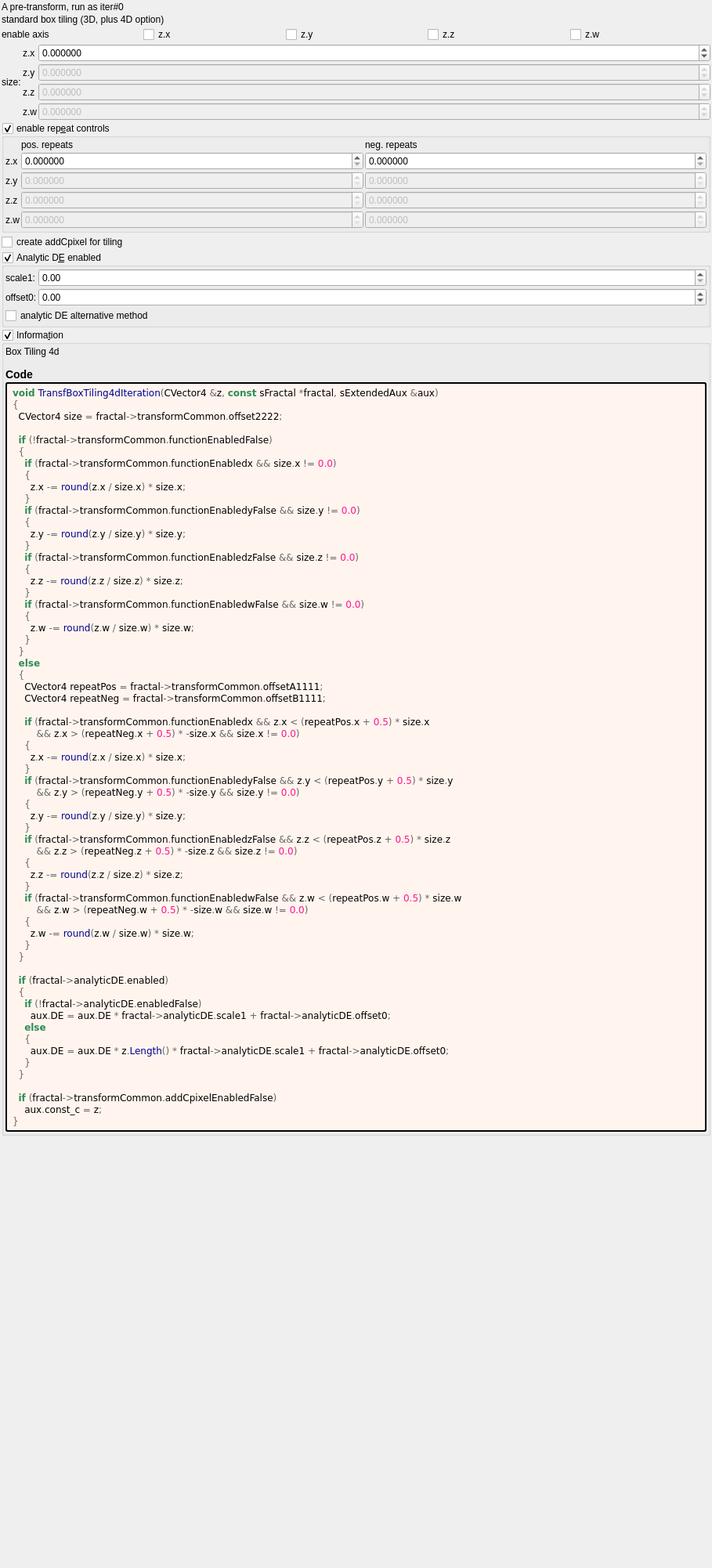
<?xml version="1.0" encoding="UTF-8"?>
<ui version="4.0">
 <class>Form</class>
 <widget class="QWidget" name="Form">
  <property name="geometry">
   <rect>
    <x>0</x>
    <y>0</y>
    <width>909</width>
    <height>2002</height>
   </rect>
  </property>
  <property name="windowTitle">
   <string notr="true">transf_box_tiling4d</string>
  </property>
  <layout class="QVBoxLayout" name="verticalLayout">
   <property name="spacing">
    <number>2</number>
   </property>
   <property name="leftMargin">
    <number>2</number>
   </property>
   <property name="topMargin">
    <number>2</number>
   </property>
   <property name="rightMargin">
    <number>2</number>
   </property>
   <property name="bottomMargin">
    <number>2</number>
   </property>
   <item>
    <widget class="QLabel" name="label_75">
     <property name="text">
      <string>A pre-transform, run as iter#0</string>
     </property>
    </widget>
   </item>
   <item>
    <widget class="QLabel" name="label_76">
     <property name="text">
      <string>standard box tiling (3D, plus 4D option)</string>
     </property>
    </widget>
   </item>
   <item>
    <layout class="QGridLayout" name="gridLayout_81">
     <property name="spacing">
      <number>2</number>
     </property>
     <item row="3" column="4">
      <widget class="MyCheckBox" name="checkBox_transf_function_enabledw_false">
       <property name="text">
        <string notr="true">z.w</string>
       </property>
      </widget>
     </item>
     <item row="3" column="1">
      <widget class="MyCheckBox" name="checkBox_transf_function_enabledx">
       <property name="text">
        <string notr="true">z.x</string>
       </property>
      </widget>
     </item>
     <item row="3" column="0">
      <widget class="QLabel" name="label_72">
       <property name="text">
        <string>enable axis</string>
       </property>
      </widget>
     </item>
     <item row="3" column="2">
      <widget class="MyCheckBox" name="checkBox_transf_function_enabledy_false">
       <property name="text">
        <string notr="true">z.y</string>
       </property>
      </widget>
     </item>
     <item row="3" column="3">
      <widget class="MyCheckBox" name="checkBox_transf_function_enabledz_false">
       <property name="text">
        <string notr="true">z.z</string>
       </property>
      </widget>
     </item>
    </layout>
   </item>
   <item>
    <layout class="QGridLayout" name="gridLayout_4" columnstretch="0,0,1">
     <property name="spacing">
      <number>2</number>
     </property>
     <item row="0" column="2">
      <widget class="MyDoubleSpinBox" name="spinbox4_transf_offset_2222_x">
       <property name="sizePolicy">
        <sizepolicy hsizetype="Minimum" vsizetype="Maximum">
         <horstretch>0</horstretch>
         <verstretch>0</verstretch>
        </sizepolicy>
       </property>
       <property name="prefix">
        <string/>
       </property>
       <property name="suffix">
        <string/>
       </property>
       <property name="decimals">
        <number>6</number>
       </property>
       <property name="minimum">
        <double>-99.989999999999995</double>
       </property>
       <property name="maximum">
        <double>99.989999999999995</double>
       </property>
       <property name="singleStep">
        <double>0.100000000000000</double>
       </property>
      </widget>
     </item>
     <item row="1" column="1">
      <widget class="QLabel" name="label_124">
       <property name="text">
        <string notr="true">z.y</string>
       </property>
      </widget>
     </item>
     <item row="3" column="2">
      <widget class="MyDoubleSpinBox" name="spinbox4_transf_offset_2222_w">
       <property name="enabled">
        <bool>false</bool>
       </property>
       <property name="sizePolicy">
        <sizepolicy hsizetype="Minimum" vsizetype="Maximum">
         <horstretch>0</horstretch>
         <verstretch>0</verstretch>
        </sizepolicy>
       </property>
       <property name="prefix">
        <string/>
       </property>
       <property name="suffix">
        <string/>
       </property>
       <property name="decimals">
        <number>6</number>
       </property>
       <property name="minimum">
        <double>-99.989999999999995</double>
       </property>
       <property name="maximum">
        <double>99.989999999999995</double>
       </property>
       <property name="singleStep">
        <double>0.100000000000000</double>
       </property>
      </widget>
     </item>
     <item row="2" column="2">
      <widget class="MyDoubleSpinBox" name="spinbox4_transf_offset_2222_z">
       <property name="enabled">
        <bool>false</bool>
       </property>
       <property name="sizePolicy">
        <sizepolicy hsizetype="Minimum" vsizetype="Maximum">
         <horstretch>0</horstretch>
         <verstretch>0</verstretch>
        </sizepolicy>
       </property>
       <property name="prefix">
        <string/>
       </property>
       <property name="suffix">
        <string/>
       </property>
       <property name="decimals">
        <number>6</number>
       </property>
       <property name="minimum">
        <double>-99.989999999999995</double>
       </property>
       <property name="maximum">
        <double>99.989999999999995</double>
       </property>
       <property name="singleStep">
        <double>0.100000000000000</double>
       </property>
      </widget>
     </item>
     <item row="1" column="2">
      <widget class="MyDoubleSpinBox" name="spinbox4_transf_offset_2222_y">
       <property name="enabled">
        <bool>false</bool>
       </property>
       <property name="sizePolicy">
        <sizepolicy hsizetype="Minimum" vsizetype="Maximum">
         <horstretch>0</horstretch>
         <verstretch>0</verstretch>
        </sizepolicy>
       </property>
       <property name="prefix">
        <string/>
       </property>
       <property name="suffix">
        <string/>
       </property>
       <property name="decimals">
        <number>6</number>
       </property>
       <property name="minimum">
        <double>-99.989999999999995</double>
       </property>
       <property name="maximum">
        <double>99.989999999999995</double>
       </property>
       <property name="singleStep">
        <double>0.100000000000000</double>
       </property>
      </widget>
     </item>
     <item row="3" column="1">
      <widget class="QLabel" name="label_125">
       <property name="text">
        <string notr="true">z.w</string>
       </property>
      </widget>
     </item>
     <item row="2" column="1">
      <widget class="QLabel" name="label_122">
       <property name="text">
        <string notr="true">z.z</string>
       </property>
      </widget>
     </item>
     <item row="1" column="0" rowspan="2">
      <widget class="QLabel" name="label_108">
       <property name="text">
        <string>size:</string>
       </property>
      </widget>
     </item>
     <item row="0" column="1">
      <widget class="QLabel" name="label_127">
       <property name="text">
        <string notr="true">z.x</string>
       </property>
      </widget>
     </item>
    </layout>
   </item>
   <item>
    <widget class="MyGroupBox" name="groupCheck_transf_function_enabled_false">
     <property name="font">
      <font>
       <weight>50</weight>
       <bold>false</bold>
      </font>
     </property>
     <property name="title">
      <string>enable rep&amp;eat controls</string>
     </property>
     <property name="checkable">
      <bool>true</bool>
     </property>
     <layout class="QVBoxLayout" name="verticalLayout_4">
      <property name="leftMargin">
       <number>2</number>
      </property>
      <property name="topMargin">
       <number>2</number>
      </property>
      <property name="rightMargin">
       <number>2</number>
      </property>
      <property name="bottomMargin">
       <number>2</number>
      </property>
      <item>
       <layout class="QGridLayout" name="gridLayout_5" columnstretch="0,1,1">
        <property name="spacing">
         <number>2</number>
        </property>
        <item row="0" column="2">
         <widget class="QLabel" name="label_274">
          <property name="text">
           <string>neg. repeats</string>
          </property>
         </widget>
        </item>
        <item row="0" column="1">
         <widget class="QLabel" name="label_273">
          <property name="text">
           <string>pos. repeats</string>
          </property>
         </widget>
        </item>
        <item row="1" column="0">
         <widget class="QLabel" name="label_123">
          <property name="text">
           <string notr="true">z.x</string>
          </property>
         </widget>
        </item>
        <item row="2" column="0">
         <widget class="QLabel" name="label_126">
          <property name="text">
           <string notr="true">z.y</string>
          </property>
         </widget>
        </item>
        <item row="3" column="0">
         <widget class="QLabel" name="label_128">
          <property name="text">
           <string notr="true">z.z</string>
          </property>
         </widget>
        </item>
        <item row="4" column="0">
         <widget class="QLabel" name="label_129">
          <property name="text">
           <string notr="true">z.w</string>
          </property>
         </widget>
        </item>
        <item row="1" column="1">
         <widget class="MyDoubleSpinBox" name="spinbox4_transf_offsetA_1111_x">
          <property name="sizePolicy">
           <sizepolicy hsizetype="Minimum" vsizetype="Maximum">
            <horstretch>0</horstretch>
            <verstretch>0</verstretch>
           </sizepolicy>
          </property>
          <property name="prefix">
           <string/>
          </property>
          <property name="suffix">
           <string/>
          </property>
          <property name="decimals">
           <number>6</number>
          </property>
          <property name="minimum">
           <double>0.000000000000000</double>
          </property>
          <property name="maximum">
           <double>99.989999999999995</double>
          </property>
          <property name="singleStep">
           <double>1.000000000000000</double>
          </property>
         </widget>
        </item>
        <item row="2" column="1">
         <widget class="MyDoubleSpinBox" name="spinbox4_transf_offsetA_1111_y">
          <property name="enabled">
           <bool>false</bool>
          </property>
          <property name="sizePolicy">
           <sizepolicy hsizetype="Minimum" vsizetype="Maximum">
            <horstretch>0</horstretch>
            <verstretch>0</verstretch>
           </sizepolicy>
          </property>
          <property name="prefix">
           <string/>
          </property>
          <property name="suffix">
           <string/>
          </property>
          <property name="decimals">
           <number>6</number>
          </property>
          <property name="minimum">
           <double>0.000000000000000</double>
          </property>
          <property name="maximum">
           <double>99.989999999999995</double>
          </property>
          <property name="singleStep">
           <double>1.000000000000000</double>
          </property>
         </widget>
        </item>
        <item row="3" column="1">
         <widget class="MyDoubleSpinBox" name="spinbox4_transf_offsetA_1111_z">
          <property name="enabled">
           <bool>false</bool>
          </property>
          <property name="sizePolicy">
           <sizepolicy hsizetype="Minimum" vsizetype="Maximum">
            <horstretch>0</horstretch>
            <verstretch>0</verstretch>
           </sizepolicy>
          </property>
          <property name="prefix">
           <string/>
          </property>
          <property name="suffix">
           <string/>
          </property>
          <property name="decimals">
           <number>6</number>
          </property>
          <property name="minimum">
           <double>0.000000000000000</double>
          </property>
          <property name="maximum">
           <double>99.989999999999995</double>
          </property>
          <property name="singleStep">
           <double>1.000000000000000</double>
          </property>
         </widget>
        </item>
        <item row="4" column="1">
         <widget class="MyDoubleSpinBox" name="spinbox4_transf_offsetA_1111_w">
          <property name="enabled">
           <bool>false</bool>
          </property>
          <property name="sizePolicy">
           <sizepolicy hsizetype="Minimum" vsizetype="Maximum">
            <horstretch>0</horstretch>
            <verstretch>0</verstretch>
           </sizepolicy>
          </property>
          <property name="prefix">
           <string/>
          </property>
          <property name="suffix">
           <string/>
          </property>
          <property name="decimals">
           <number>6</number>
          </property>
          <property name="minimum">
           <double>0.000000000000000</double>
          </property>
          <property name="maximum">
           <double>99.989999999999995</double>
          </property>
          <property name="singleStep">
           <double>1.000000000000000</double>
          </property>
         </widget>
        </item>
        <item row="1" column="2">
         <widget class="MyDoubleSpinBox" name="spinbox4_transf_offsetB_1111_x">
          <property name="sizePolicy">
           <sizepolicy hsizetype="Minimum" vsizetype="Maximum">
            <horstretch>0</horstretch>
            <verstretch>0</verstretch>
           </sizepolicy>
          </property>
          <property name="prefix">
           <string/>
          </property>
          <property name="suffix">
           <string/>
          </property>
          <property name="decimals">
           <number>6</number>
          </property>
          <property name="minimum">
           <double>0.000000000000000</double>
          </property>
          <property name="maximum">
           <double>99.989999999999995</double>
          </property>
          <property name="singleStep">
           <double>1.000000000000000</double>
          </property>
         </widget>
        </item>
        <item row="2" column="2">
         <widget class="MyDoubleSpinBox" name="spinbox4_transf_offsetB_1111_y">
          <property name="enabled">
           <bool>false</bool>
          </property>
          <property name="sizePolicy">
           <sizepolicy hsizetype="Minimum" vsizetype="Maximum">
            <horstretch>0</horstretch>
            <verstretch>0</verstretch>
           </sizepolicy>
          </property>
          <property name="prefix">
           <string/>
          </property>
          <property name="suffix">
           <string/>
          </property>
          <property name="decimals">
           <number>6</number>
          </property>
          <property name="minimum">
           <double>0.000000000000000</double>
          </property>
          <property name="maximum">
           <double>99.989999999999995</double>
          </property>
          <property name="singleStep">
           <double>1.000000000000000</double>
          </property>
         </widget>
        </item>
        <item row="3" column="2">
         <widget class="MyDoubleSpinBox" name="spinbox4_transf_offsetB_1111_z">
          <property name="enabled">
           <bool>false</bool>
          </property>
          <property name="sizePolicy">
           <sizepolicy hsizetype="Minimum" vsizetype="Maximum">
            <horstretch>0</horstretch>
            <verstretch>0</verstretch>
           </sizepolicy>
          </property>
          <property name="prefix">
           <string/>
          </property>
          <property name="suffix">
           <string/>
          </property>
          <property name="decimals">
           <number>6</number>
          </property>
          <property name="minimum">
           <double>0.000000000000000</double>
          </property>
          <property name="maximum">
           <double>99.989999999999995</double>
          </property>
          <property name="singleStep">
           <double>1.000000000000000</double>
          </property>
         </widget>
        </item>
        <item row="4" column="2">
         <widget class="MyDoubleSpinBox" name="spinbox4_transf_offsetB_1111_w">
          <property name="enabled">
           <bool>false</bool>
          </property>
          <property name="sizePolicy">
           <sizepolicy hsizetype="Minimum" vsizetype="Maximum">
            <horstretch>0</horstretch>
            <verstretch>0</verstretch>
           </sizepolicy>
          </property>
          <property name="prefix">
           <string/>
          </property>
          <property name="suffix">
           <string/>
          </property>
          <property name="decimals">
           <number>6</number>
          </property>
          <property name="minimum">
           <double>0.000000000000000</double>
          </property>
          <property name="maximum">
           <double>99.989999999999995</double>
          </property>
          <property name="singleStep">
           <double>1.000000000000000</double>
          </property>
         </widget>
        </item>
       </layout>
      </item>
     </layout>
    </widget>
   </item>
   <item>
    <widget class="MyCheckBox" name="checkBox_transf_addCpixel_enabled_false">
     <property name="text">
      <string notr="true">create addCpixel for tiling</string>
     </property>
    </widget>
   </item>
   <item>
    <widget class="MyGroupBox" name="groupCheck_analyticDE_enabled">
     <property name="title">
      <string>Analytic D&amp;E enabled</string>
     </property>
     <property name="checkable">
      <bool>true</bool>
     </property>
     <layout class="QVBoxLayout" name="verticalLayout_12" stretch="0,0">
      <property name="spacing">
       <number>2</number>
      </property>
      <property name="leftMargin">
       <number>2</number>
      </property>
      <property name="topMargin">
       <number>2</number>
      </property>
      <property name="rightMargin">
       <number>2</number>
      </property>
      <property name="bottomMargin">
       <number>2</number>
      </property>
      <item>
       <layout class="QGridLayout" name="gridLayout_28" columnstretch="0,0,1">
        <property name="spacing">
         <number>2</number>
        </property>
        <item row="1" column="1">
         <widget class="QLabel" name="label_178">
          <property name="text">
           <string>offset0:</string>
          </property>
         </widget>
        </item>
        <item row="0" column="1">
         <widget class="QLabel" name="label_179">
          <property name="text">
           <string>scale1:</string>
          </property>
         </widget>
        </item>
        <item row="0" column="2">
         <widget class="MyDoubleSpinBox" name="spinbox_analyticDE_scale_1">
          <property name="sizePolicy">
           <sizepolicy hsizetype="Minimum" vsizetype="Maximum">
            <horstretch>0</horstretch>
            <verstretch>0</verstretch>
           </sizepolicy>
          </property>
          <property name="prefix">
           <string/>
          </property>
          <property name="suffix">
           <string/>
          </property>
          <property name="decimals">
           <number>2</number>
          </property>
          <property name="minimum">
           <double>0.000000000000000</double>
          </property>
          <property name="maximum">
           <double>99.989999999999995</double>
          </property>
          <property name="singleStep">
           <double>0.100000000000000</double>
          </property>
         </widget>
        </item>
        <item row="1" column="2">
         <widget class="MyDoubleSpinBox" name="spinbox_analyticDE_offset_0">
          <property name="sizePolicy">
           <sizepolicy hsizetype="Minimum" vsizetype="Maximum">
            <horstretch>0</horstretch>
            <verstretch>0</verstretch>
           </sizepolicy>
          </property>
          <property name="prefix">
           <string/>
          </property>
          <property name="suffix">
           <string/>
          </property>
          <property name="decimals">
           <number>2</number>
          </property>
          <property name="minimum">
           <double>-99.989999999999995</double>
          </property>
          <property name="maximum">
           <double>99.989999999999995</double>
          </property>
          <property name="singleStep">
           <double>0.100000000000000</double>
          </property>
         </widget>
        </item>
       </layout>
      </item>
      <item>
       <widget class="MyCheckBox" name="checkBox_analyticDE_enabled_false">
        <property name="toolTip">
         <string>&lt;html&gt;&lt;head/&gt;&lt;body&gt;&lt;p&gt;Can sometimes improve render quality when using analytic DE&lt;/p&gt;&lt;/body&gt;&lt;/html&gt;</string>
        </property>
        <property name="text">
         <string>analytic DE alternative method</string>
        </property>
       </widget>
      </item>
     </layout>
    </widget>
   </item>
   <item>
    <widget class="MyGroupBox" name="groupCheck_info">
     <property name="title">
      <string>Informa&amp;tion</string>
     </property>
     <property name="flat">
      <bool>false</bool>
     </property>
     <property name="checkable">
      <bool>true</bool>
     </property>
     <layout class="QVBoxLayout" name="verticalLayout_2">
      <property name="spacing">
       <number>2</number>
      </property>
      <property name="leftMargin">
       <number>2</number>
      </property>
      <property name="topMargin">
       <number>2</number>
      </property>
      <property name="rightMargin">
       <number>2</number>
      </property>
      <property name="bottomMargin">
       <number>2</number>
      </property>
      <item>
       <widget class="QLabel" name="label_information_general">
        <property name="text">
         <string notr="true">&lt;p&gt;Box Tiling 4d&lt;/p&gt;&lt;table&gt;
&lt;/table&gt;
&lt;h3&gt;Code&lt;/h3&gt;</string>
        </property>
        <property name="wordWrap">
         <bool>true</bool>
        </property>
        <property name="openExternalLinks">
         <bool>true</bool>
        </property>
        <property name="textInteractionFlags">
         <set>Qt::LinksAccessibleByMouse|Qt::TextSelectableByMouse</set>
        </property>
       </widget>
      </item>
      <item>
       <widget class="QLabel" name="label_code_content">
        <property name="styleSheet">
         <string notr="true">border-style: outset; border-width: 2px; border-radius: 3px; border-color: black; background-color: #fff5ee; padding: 4px;</string>
        </property>
        <property name="text">
         <string notr="true">&lt;body style=&quot;background-color:#fff5ee&quot;&gt;
&lt;pre style=&quot;color:#000000; background-color:#fff5ee;  font-family:'Courier New',monospace;&quot;&gt;&lt;span style=&quot;color:#2e8b57; font-weight:bold&quot;&gt;void&lt;/span&gt; &lt;span style=&quot;color:#00008f&quot;&gt;TransfBoxTiling4dIteration&lt;/span&gt;&lt;span style=&quot;color:#676767&quot;&gt;(&lt;/span&gt;CVector4 &lt;span style=&quot;color:#676767&quot;&gt;&amp;amp;&lt;/span&gt;z&lt;span style=&quot;color:#676767&quot;&gt;,&lt;/span&gt; &lt;span style=&quot;color:#2e8b57; font-weight:bold&quot;&gt;const&lt;/span&gt; sFractal &lt;span style=&quot;color:#676767&quot;&gt;*&lt;/span&gt;fractal&lt;span style=&quot;color:#676767&quot;&gt;,&lt;/span&gt; sExtendedAux &lt;span style=&quot;color:#676767&quot;&gt;&amp;amp;&lt;/span&gt;aux&lt;span style=&quot;color:#676767&quot;&gt;)&lt;/span&gt;
&lt;span style=&quot;color:#676767&quot;&gt;{&lt;/span&gt;
  CVector4 size &lt;span style=&quot;color:#676767&quot;&gt;=&lt;/span&gt; fractal&lt;span style=&quot;color:#676767&quot;&gt;-&amp;gt;&lt;/span&gt;transformCommon&lt;span style=&quot;color:#676767&quot;&gt;.&lt;/span&gt;offset2222&lt;span style=&quot;color:#676767&quot;&gt;;&lt;/span&gt;

  &lt;span style=&quot;color:#2e8b57; font-weight:bold&quot;&gt;if&lt;/span&gt; &lt;span style=&quot;color:#676767&quot;&gt;(!&lt;/span&gt;fractal&lt;span style=&quot;color:#676767&quot;&gt;-&amp;gt;&lt;/span&gt;transformCommon&lt;span style=&quot;color:#676767&quot;&gt;.&lt;/span&gt;functionEnabledFalse&lt;span style=&quot;color:#676767&quot;&gt;)&lt;/span&gt;
  &lt;span style=&quot;color:#676767&quot;&gt;{&lt;/span&gt;
    &lt;span style=&quot;color:#2e8b57; font-weight:bold&quot;&gt;if&lt;/span&gt; &lt;span style=&quot;color:#676767&quot;&gt;(&lt;/span&gt;fractal&lt;span style=&quot;color:#676767&quot;&gt;-&amp;gt;&lt;/span&gt;transformCommon&lt;span style=&quot;color:#676767&quot;&gt;.&lt;/span&gt;functionEnabledx &lt;span style=&quot;color:#676767&quot;&gt;&amp;amp;&amp;amp;&lt;/span&gt; size&lt;span style=&quot;color:#676767&quot;&gt;.&lt;/span&gt;x &lt;span style=&quot;color:#676767&quot;&gt;!=&lt;/span&gt; &lt;span style=&quot;color:#ff1493&quot;&gt;0.0&lt;/span&gt;&lt;span style=&quot;color:#676767&quot;&gt;)&lt;/span&gt;
    &lt;span style=&quot;color:#676767&quot;&gt;{&lt;/span&gt;
      z&lt;span style=&quot;color:#676767&quot;&gt;.&lt;/span&gt;x &lt;span style=&quot;color:#676767&quot;&gt;-=&lt;/span&gt; &lt;span style=&quot;color:#00008f&quot;&gt;round&lt;/span&gt;&lt;span style=&quot;color:#676767&quot;&gt;(&lt;/span&gt;z&lt;span style=&quot;color:#676767&quot;&gt;.&lt;/span&gt;x &lt;span style=&quot;color:#676767&quot;&gt;/&lt;/span&gt; size&lt;span style=&quot;color:#676767&quot;&gt;.&lt;/span&gt;x&lt;span style=&quot;color:#676767&quot;&gt;) *&lt;/span&gt; size&lt;span style=&quot;color:#676767&quot;&gt;.&lt;/span&gt;x&lt;span style=&quot;color:#676767&quot;&gt;;&lt;/span&gt;
    &lt;span style=&quot;color:#676767&quot;&gt;}&lt;/span&gt;
    &lt;span style=&quot;color:#2e8b57; font-weight:bold&quot;&gt;if&lt;/span&gt; &lt;span style=&quot;color:#676767&quot;&gt;(&lt;/span&gt;fractal&lt;span style=&quot;color:#676767&quot;&gt;-&amp;gt;&lt;/span&gt;transformCommon&lt;span style=&quot;color:#676767&quot;&gt;.&lt;/span&gt;functionEnabledyFalse &lt;span style=&quot;color:#676767&quot;&gt;&amp;amp;&amp;amp;&lt;/span&gt; size&lt;span style=&quot;color:#676767&quot;&gt;.&lt;/span&gt;y &lt;span style=&quot;color:#676767&quot;&gt;!=&lt;/span&gt; &lt;span style=&quot;color:#ff1493&quot;&gt;0.0&lt;/span&gt;&lt;span style=&quot;color:#676767&quot;&gt;)&lt;/span&gt;
    &lt;span style=&quot;color:#676767&quot;&gt;{&lt;/span&gt;
      z&lt;span style=&quot;color:#676767&quot;&gt;.&lt;/span&gt;y &lt;span style=&quot;color:#676767&quot;&gt;-=&lt;/span&gt; &lt;span style=&quot;color:#00008f&quot;&gt;round&lt;/span&gt;&lt;span style=&quot;color:#676767&quot;&gt;(&lt;/span&gt;z&lt;span style=&quot;color:#676767&quot;&gt;.&lt;/span&gt;y &lt;span style=&quot;color:#676767&quot;&gt;/&lt;/span&gt; size&lt;span style=&quot;color:#676767&quot;&gt;.&lt;/span&gt;y&lt;span style=&quot;color:#676767&quot;&gt;) *&lt;/span&gt; size&lt;span style=&quot;color:#676767&quot;&gt;.&lt;/span&gt;y&lt;span style=&quot;color:#676767&quot;&gt;;&lt;/span&gt;
    &lt;span style=&quot;color:#676767&quot;&gt;}&lt;/span&gt;
    &lt;span style=&quot;color:#2e8b57; font-weight:bold&quot;&gt;if&lt;/span&gt; &lt;span style=&quot;color:#676767&quot;&gt;(&lt;/span&gt;fractal&lt;span style=&quot;color:#676767&quot;&gt;-&amp;gt;&lt;/span&gt;transformCommon&lt;span style=&quot;color:#676767&quot;&gt;.&lt;/span&gt;functionEnabledzFalse &lt;span style=&quot;color:#676767&quot;&gt;&amp;amp;&amp;amp;&lt;/span&gt; size&lt;span style=&quot;color:#676767&quot;&gt;.&lt;/span&gt;z &lt;span style=&quot;color:#676767&quot;&gt;!=&lt;/span&gt; &lt;span style=&quot;color:#ff1493&quot;&gt;0.0&lt;/span&gt;&lt;span style=&quot;color:#676767&quot;&gt;)&lt;/span&gt;
    &lt;span style=&quot;color:#676767&quot;&gt;{&lt;/span&gt;
      z&lt;span style=&quot;color:#676767&quot;&gt;.&lt;/span&gt;z &lt;span style=&quot;color:#676767&quot;&gt;-=&lt;/span&gt; &lt;span style=&quot;color:#00008f&quot;&gt;round&lt;/span&gt;&lt;span style=&quot;color:#676767&quot;&gt;(&lt;/span&gt;z&lt;span style=&quot;color:#676767&quot;&gt;.&lt;/span&gt;z &lt;span style=&quot;color:#676767&quot;&gt;/&lt;/span&gt; size&lt;span style=&quot;color:#676767&quot;&gt;.&lt;/span&gt;z&lt;span style=&quot;color:#676767&quot;&gt;) *&lt;/span&gt; size&lt;span style=&quot;color:#676767&quot;&gt;.&lt;/span&gt;z&lt;span style=&quot;color:#676767&quot;&gt;;&lt;/span&gt;
    &lt;span style=&quot;color:#676767&quot;&gt;}&lt;/span&gt;
    &lt;span style=&quot;color:#2e8b57; font-weight:bold&quot;&gt;if&lt;/span&gt; &lt;span style=&quot;color:#676767&quot;&gt;(&lt;/span&gt;fractal&lt;span style=&quot;color:#676767&quot;&gt;-&amp;gt;&lt;/span&gt;transformCommon&lt;span style=&quot;color:#676767&quot;&gt;.&lt;/span&gt;functionEnabledwFalse &lt;span style=&quot;color:#676767&quot;&gt;&amp;amp;&amp;amp;&lt;/span&gt; size&lt;span style=&quot;color:#676767&quot;&gt;.&lt;/span&gt;w &lt;span style=&quot;color:#676767&quot;&gt;!=&lt;/span&gt; &lt;span style=&quot;color:#ff1493&quot;&gt;0.0&lt;/span&gt;&lt;span style=&quot;color:#676767&quot;&gt;)&lt;/span&gt;
    &lt;span style=&quot;color:#676767&quot;&gt;{&lt;/span&gt;
      z&lt;span style=&quot;color:#676767&quot;&gt;.&lt;/span&gt;w &lt;span style=&quot;color:#676767&quot;&gt;-=&lt;/span&gt; &lt;span style=&quot;color:#00008f&quot;&gt;round&lt;/span&gt;&lt;span style=&quot;color:#676767&quot;&gt;(&lt;/span&gt;z&lt;span style=&quot;color:#676767&quot;&gt;.&lt;/span&gt;w &lt;span style=&quot;color:#676767&quot;&gt;/&lt;/span&gt; size&lt;span style=&quot;color:#676767&quot;&gt;.&lt;/span&gt;w&lt;span style=&quot;color:#676767&quot;&gt;) *&lt;/span&gt; size&lt;span style=&quot;color:#676767&quot;&gt;.&lt;/span&gt;w&lt;span style=&quot;color:#676767&quot;&gt;;&lt;/span&gt;
    &lt;span style=&quot;color:#676767&quot;&gt;}&lt;/span&gt;
  &lt;span style=&quot;color:#676767&quot;&gt;}&lt;/span&gt;
  &lt;span style=&quot;color:#2e8b57; font-weight:bold&quot;&gt;else&lt;/span&gt;
  &lt;span style=&quot;color:#676767&quot;&gt;{&lt;/span&gt;
    CVector4 repeatPos &lt;span style=&quot;color:#676767&quot;&gt;=&lt;/span&gt; fractal&lt;span style=&quot;color:#676767&quot;&gt;-&amp;gt;&lt;/span&gt;transformCommon&lt;span style=&quot;color:#676767&quot;&gt;.&lt;/span&gt;offsetA1111&lt;span style=&quot;color:#676767&quot;&gt;;&lt;/span&gt;
    CVector4 repeatNeg &lt;span style=&quot;color:#676767&quot;&gt;=&lt;/span&gt; fractal&lt;span style=&quot;color:#676767&quot;&gt;-&amp;gt;&lt;/span&gt;transformCommon&lt;span style=&quot;color:#676767&quot;&gt;.&lt;/span&gt;offsetB1111&lt;span style=&quot;color:#676767&quot;&gt;;&lt;/span&gt;

    &lt;span style=&quot;color:#2e8b57; font-weight:bold&quot;&gt;if&lt;/span&gt; &lt;span style=&quot;color:#676767&quot;&gt;(&lt;/span&gt;fractal&lt;span style=&quot;color:#676767&quot;&gt;-&amp;gt;&lt;/span&gt;transformCommon&lt;span style=&quot;color:#676767&quot;&gt;.&lt;/span&gt;functionEnabledx &lt;span style=&quot;color:#676767&quot;&gt;&amp;amp;&amp;amp;&lt;/span&gt; z&lt;span style=&quot;color:#676767&quot;&gt;.&lt;/span&gt;x &lt;span style=&quot;color:#676767&quot;&gt;&amp;lt; (&lt;/span&gt;repeatPos&lt;span style=&quot;color:#676767&quot;&gt;.&lt;/span&gt;x &lt;span style=&quot;color:#676767&quot;&gt;+&lt;/span&gt; &lt;span style=&quot;color:#ff1493&quot;&gt;0.5&lt;/span&gt;&lt;span style=&quot;color:#676767&quot;&gt;) *&lt;/span&gt; size&lt;span style=&quot;color:#676767&quot;&gt;.&lt;/span&gt;x
        &lt;span style=&quot;color:#676767&quot;&gt;&amp;amp;&amp;amp;&lt;/span&gt; z&lt;span style=&quot;color:#676767&quot;&gt;.&lt;/span&gt;x &lt;span style=&quot;color:#676767&quot;&gt;&amp;gt; (&lt;/span&gt;repeatNeg&lt;span style=&quot;color:#676767&quot;&gt;.&lt;/span&gt;x &lt;span style=&quot;color:#676767&quot;&gt;+&lt;/span&gt; &lt;span style=&quot;color:#ff1493&quot;&gt;0.5&lt;/span&gt;&lt;span style=&quot;color:#676767&quot;&gt;) * -&lt;/span&gt;size&lt;span style=&quot;color:#676767&quot;&gt;.&lt;/span&gt;x &lt;span style=&quot;color:#676767&quot;&gt;&amp;amp;&amp;amp;&lt;/span&gt; size&lt;span style=&quot;color:#676767&quot;&gt;.&lt;/span&gt;x &lt;span style=&quot;color:#676767&quot;&gt;!=&lt;/span&gt; &lt;span style=&quot;color:#ff1493&quot;&gt;0.0&lt;/span&gt;&lt;span style=&quot;color:#676767&quot;&gt;)&lt;/span&gt;
    &lt;span style=&quot;color:#676767&quot;&gt;{&lt;/span&gt;
      z&lt;span style=&quot;color:#676767&quot;&gt;.&lt;/span&gt;x &lt;span style=&quot;color:#676767&quot;&gt;-=&lt;/span&gt; &lt;span style=&quot;color:#00008f&quot;&gt;round&lt;/span&gt;&lt;span style=&quot;color:#676767&quot;&gt;(&lt;/span&gt;z&lt;span style=&quot;color:#676767&quot;&gt;.&lt;/span&gt;x &lt;span style=&quot;color:#676767&quot;&gt;/&lt;/span&gt; size&lt;span style=&quot;color:#676767&quot;&gt;.&lt;/span&gt;x&lt;span style=&quot;color:#676767&quot;&gt;) *&lt;/span&gt; size&lt;span style=&quot;color:#676767&quot;&gt;.&lt;/span&gt;x&lt;span style=&quot;color:#676767&quot;&gt;;&lt;/span&gt;
    &lt;span style=&quot;color:#676767&quot;&gt;}&lt;/span&gt;
    &lt;span style=&quot;color:#2e8b57; font-weight:bold&quot;&gt;if&lt;/span&gt; &lt;span style=&quot;color:#676767&quot;&gt;(&lt;/span&gt;fractal&lt;span style=&quot;color:#676767&quot;&gt;-&amp;gt;&lt;/span&gt;transformCommon&lt;span style=&quot;color:#676767&quot;&gt;.&lt;/span&gt;functionEnabledyFalse &lt;span style=&quot;color:#676767&quot;&gt;&amp;amp;&amp;amp;&lt;/span&gt; z&lt;span style=&quot;color:#676767&quot;&gt;.&lt;/span&gt;y &lt;span style=&quot;color:#676767&quot;&gt;&amp;lt; (&lt;/span&gt;repeatPos&lt;span style=&quot;color:#676767&quot;&gt;.&lt;/span&gt;y &lt;span style=&quot;color:#676767&quot;&gt;+&lt;/span&gt; &lt;span style=&quot;color:#ff1493&quot;&gt;0.5&lt;/span&gt;&lt;span style=&quot;color:#676767&quot;&gt;) *&lt;/span&gt; size&lt;span style=&quot;color:#676767&quot;&gt;.&lt;/span&gt;y
        &lt;span style=&quot;color:#676767&quot;&gt;&amp;amp;&amp;amp;&lt;/span&gt; z&lt;span style=&quot;color:#676767&quot;&gt;.&lt;/span&gt;y &lt;span style=&quot;color:#676767&quot;&gt;&amp;gt; (&lt;/span&gt;repeatNeg&lt;span style=&quot;color:#676767&quot;&gt;.&lt;/span&gt;y &lt;span style=&quot;color:#676767&quot;&gt;+&lt;/span&gt; &lt;span style=&quot;color:#ff1493&quot;&gt;0.5&lt;/span&gt;&lt;span style=&quot;color:#676767&quot;&gt;) * -&lt;/span&gt;size&lt;span style=&quot;color:#676767&quot;&gt;.&lt;/span&gt;y &lt;span style=&quot;color:#676767&quot;&gt;&amp;amp;&amp;amp;&lt;/span&gt; size&lt;span style=&quot;color:#676767&quot;&gt;.&lt;/span&gt;y &lt;span style=&quot;color:#676767&quot;&gt;!=&lt;/span&gt; &lt;span style=&quot;color:#ff1493&quot;&gt;0.0&lt;/span&gt;&lt;span style=&quot;color:#676767&quot;&gt;)&lt;/span&gt;
    &lt;span style=&quot;color:#676767&quot;&gt;{&lt;/span&gt;
      z&lt;span style=&quot;color:#676767&quot;&gt;.&lt;/span&gt;y &lt;span style=&quot;color:#676767&quot;&gt;-=&lt;/span&gt; &lt;span style=&quot;color:#00008f&quot;&gt;round&lt;/span&gt;&lt;span style=&quot;color:#676767&quot;&gt;(&lt;/span&gt;z&lt;span style=&quot;color:#676767&quot;&gt;.&lt;/span&gt;y &lt;span style=&quot;color:#676767&quot;&gt;/&lt;/span&gt; size&lt;span style=&quot;color:#676767&quot;&gt;.&lt;/span&gt;y&lt;span style=&quot;color:#676767&quot;&gt;) *&lt;/span&gt; size&lt;span style=&quot;color:#676767&quot;&gt;.&lt;/span&gt;y&lt;span style=&quot;color:#676767&quot;&gt;;&lt;/span&gt;
    &lt;span style=&quot;color:#676767&quot;&gt;}&lt;/span&gt;
    &lt;span style=&quot;color:#2e8b57; font-weight:bold&quot;&gt;if&lt;/span&gt; &lt;span style=&quot;color:#676767&quot;&gt;(&lt;/span&gt;fractal&lt;span style=&quot;color:#676767&quot;&gt;-&amp;gt;&lt;/span&gt;transformCommon&lt;span style=&quot;color:#676767&quot;&gt;.&lt;/span&gt;functionEnabledzFalse &lt;span style=&quot;color:#676767&quot;&gt;&amp;amp;&amp;amp;&lt;/span&gt; z&lt;span style=&quot;color:#676767&quot;&gt;.&lt;/span&gt;z &lt;span style=&quot;color:#676767&quot;&gt;&amp;lt; (&lt;/span&gt;repeatPos&lt;span style=&quot;color:#676767&quot;&gt;.&lt;/span&gt;z &lt;span style=&quot;color:#676767&quot;&gt;+&lt;/span&gt; &lt;span style=&quot;color:#ff1493&quot;&gt;0.5&lt;/span&gt;&lt;span style=&quot;color:#676767&quot;&gt;) *&lt;/span&gt; size&lt;span style=&quot;color:#676767&quot;&gt;.&lt;/span&gt;z
        &lt;span style=&quot;color:#676767&quot;&gt;&amp;amp;&amp;amp;&lt;/span&gt; z&lt;span style=&quot;color:#676767&quot;&gt;.&lt;/span&gt;z &lt;span style=&quot;color:#676767&quot;&gt;&amp;gt; (&lt;/span&gt;repeatNeg&lt;span style=&quot;color:#676767&quot;&gt;.&lt;/span&gt;z &lt;span style=&quot;color:#676767&quot;&gt;+&lt;/span&gt; &lt;span style=&quot;color:#ff1493&quot;&gt;0.5&lt;/span&gt;&lt;span style=&quot;color:#676767&quot;&gt;) * -&lt;/span&gt;size&lt;span style=&quot;color:#676767&quot;&gt;.&lt;/span&gt;z &lt;span style=&quot;color:#676767&quot;&gt;&amp;amp;&amp;amp;&lt;/span&gt; size&lt;span style=&quot;color:#676767&quot;&gt;.&lt;/span&gt;z &lt;span style=&quot;color:#676767&quot;&gt;!=&lt;/span&gt; &lt;span style=&quot;color:#ff1493&quot;&gt;0.0&lt;/span&gt;&lt;span style=&quot;color:#676767&quot;&gt;)&lt;/span&gt;
    &lt;span style=&quot;color:#676767&quot;&gt;{&lt;/span&gt;
      z&lt;span style=&quot;color:#676767&quot;&gt;.&lt;/span&gt;z &lt;span style=&quot;color:#676767&quot;&gt;-=&lt;/span&gt; &lt;span style=&quot;color:#00008f&quot;&gt;round&lt;/span&gt;&lt;span style=&quot;color:#676767&quot;&gt;(&lt;/span&gt;z&lt;span style=&quot;color:#676767&quot;&gt;.&lt;/span&gt;z &lt;span style=&quot;color:#676767&quot;&gt;/&lt;/span&gt; size&lt;span style=&quot;color:#676767&quot;&gt;.&lt;/span&gt;z&lt;span style=&quot;color:#676767&quot;&gt;) *&lt;/span&gt; size&lt;span style=&quot;color:#676767&quot;&gt;.&lt;/span&gt;z&lt;span style=&quot;color:#676767&quot;&gt;;&lt;/span&gt;
    &lt;span style=&quot;color:#676767&quot;&gt;}&lt;/span&gt;
    &lt;span style=&quot;color:#2e8b57; font-weight:bold&quot;&gt;if&lt;/span&gt; &lt;span style=&quot;color:#676767&quot;&gt;(&lt;/span&gt;fractal&lt;span style=&quot;color:#676767&quot;&gt;-&amp;gt;&lt;/span&gt;transformCommon&lt;span style=&quot;color:#676767&quot;&gt;.&lt;/span&gt;functionEnabledwFalse &lt;span style=&quot;color:#676767&quot;&gt;&amp;amp;&amp;amp;&lt;/span&gt; z&lt;span style=&quot;color:#676767&quot;&gt;.&lt;/span&gt;w &lt;span style=&quot;color:#676767&quot;&gt;&amp;lt; (&lt;/span&gt;repeatPos&lt;span style=&quot;color:#676767&quot;&gt;.&lt;/span&gt;w &lt;span style=&quot;color:#676767&quot;&gt;+&lt;/span&gt; &lt;span style=&quot;color:#ff1493&quot;&gt;0.5&lt;/span&gt;&lt;span style=&quot;color:#676767&quot;&gt;) *&lt;/span&gt; size&lt;span style=&quot;color:#676767&quot;&gt;.&lt;/span&gt;w
        &lt;span style=&quot;color:#676767&quot;&gt;&amp;amp;&amp;amp;&lt;/span&gt; z&lt;span style=&quot;color:#676767&quot;&gt;.&lt;/span&gt;w &lt;span style=&quot;color:#676767&quot;&gt;&amp;gt; (&lt;/span&gt;repeatNeg&lt;span style=&quot;color:#676767&quot;&gt;.&lt;/span&gt;w &lt;span style=&quot;color:#676767&quot;&gt;+&lt;/span&gt; &lt;span style=&quot;color:#ff1493&quot;&gt;0.5&lt;/span&gt;&lt;span style=&quot;color:#676767&quot;&gt;) * -&lt;/span&gt;size&lt;span style=&quot;color:#676767&quot;&gt;.&lt;/span&gt;w &lt;span style=&quot;color:#676767&quot;&gt;&amp;amp;&amp;amp;&lt;/span&gt; size&lt;span style=&quot;color:#676767&quot;&gt;.&lt;/span&gt;w &lt;span style=&quot;color:#676767&quot;&gt;!=&lt;/span&gt; &lt;span style=&quot;color:#ff1493&quot;&gt;0.0&lt;/span&gt;&lt;span style=&quot;color:#676767&quot;&gt;)&lt;/span&gt;
    &lt;span style=&quot;color:#676767&quot;&gt;{&lt;/span&gt;
      z&lt;span style=&quot;color:#676767&quot;&gt;.&lt;/span&gt;w &lt;span style=&quot;color:#676767&quot;&gt;-=&lt;/span&gt; &lt;span style=&quot;color:#00008f&quot;&gt;round&lt;/span&gt;&lt;span style=&quot;color:#676767&quot;&gt;(&lt;/span&gt;z&lt;span style=&quot;color:#676767&quot;&gt;.&lt;/span&gt;w &lt;span style=&quot;color:#676767&quot;&gt;/&lt;/span&gt; size&lt;span style=&quot;color:#676767&quot;&gt;.&lt;/span&gt;w&lt;span style=&quot;color:#676767&quot;&gt;) *&lt;/span&gt; size&lt;span style=&quot;color:#676767&quot;&gt;.&lt;/span&gt;w&lt;span style=&quot;color:#676767&quot;&gt;;&lt;/span&gt;
    &lt;span style=&quot;color:#676767&quot;&gt;}&lt;/span&gt;
  &lt;span style=&quot;color:#676767&quot;&gt;}&lt;/span&gt;

  &lt;span style=&quot;color:#2e8b57; font-weight:bold&quot;&gt;if&lt;/span&gt; &lt;span style=&quot;color:#676767&quot;&gt;(&lt;/span&gt;fractal&lt;span style=&quot;color:#676767&quot;&gt;-&amp;gt;&lt;/span&gt;analyticDE&lt;span style=&quot;color:#676767&quot;&gt;.&lt;/span&gt;enabled&lt;span style=&quot;color:#676767&quot;&gt;)&lt;/span&gt;
  &lt;span style=&quot;color:#676767&quot;&gt;{&lt;/span&gt;
    &lt;span style=&quot;color:#2e8b57; font-weight:bold&quot;&gt;if&lt;/span&gt; &lt;span style=&quot;color:#676767&quot;&gt;(!&lt;/span&gt;fractal&lt;span style=&quot;color:#676767&quot;&gt;-&amp;gt;&lt;/span&gt;analyticDE&lt;span style=&quot;color:#676767&quot;&gt;.&lt;/span&gt;enabledFalse&lt;span style=&quot;color:#676767&quot;&gt;)&lt;/span&gt;
      aux&lt;span style=&quot;color:#676767&quot;&gt;.&lt;/span&gt;DE &lt;span style=&quot;color:#676767&quot;&gt;=&lt;/span&gt; aux&lt;span style=&quot;color:#676767&quot;&gt;.&lt;/span&gt;DE &lt;span style=&quot;color:#676767&quot;&gt;*&lt;/span&gt; fractal&lt;span style=&quot;color:#676767&quot;&gt;-&amp;gt;&lt;/span&gt;analyticDE&lt;span style=&quot;color:#676767&quot;&gt;.&lt;/span&gt;scale1 &lt;span style=&quot;color:#676767&quot;&gt;+&lt;/span&gt; fractal&lt;span style=&quot;color:#676767&quot;&gt;-&amp;gt;&lt;/span&gt;analyticDE&lt;span style=&quot;color:#676767&quot;&gt;.&lt;/span&gt;offset0&lt;span style=&quot;color:#676767&quot;&gt;;&lt;/span&gt;
    &lt;span style=&quot;color:#2e8b57; font-weight:bold&quot;&gt;else&lt;/span&gt;
    &lt;span style=&quot;color:#676767&quot;&gt;{&lt;/span&gt;
      aux&lt;span style=&quot;color:#676767&quot;&gt;.&lt;/span&gt;DE &lt;span style=&quot;color:#676767&quot;&gt;=&lt;/span&gt; aux&lt;span style=&quot;color:#676767&quot;&gt;.&lt;/span&gt;DE &lt;span style=&quot;color:#676767&quot;&gt;*&lt;/span&gt; z&lt;span style=&quot;color:#676767&quot;&gt;.&lt;/span&gt;&lt;span style=&quot;color:#00008f&quot;&gt;Length&lt;/span&gt;&lt;span style=&quot;color:#676767&quot;&gt;() *&lt;/span&gt; fractal&lt;span style=&quot;color:#676767&quot;&gt;-&amp;gt;&lt;/span&gt;analyticDE&lt;span style=&quot;color:#676767&quot;&gt;.&lt;/span&gt;scale1 &lt;span style=&quot;color:#676767&quot;&gt;+&lt;/span&gt; fractal&lt;span style=&quot;color:#676767&quot;&gt;-&amp;gt;&lt;/span&gt;analyticDE&lt;span style=&quot;color:#676767&quot;&gt;.&lt;/span&gt;offset0&lt;span style=&quot;color:#676767&quot;&gt;;&lt;/span&gt;
    &lt;span style=&quot;color:#676767&quot;&gt;}&lt;/span&gt;
  &lt;span style=&quot;color:#676767&quot;&gt;}&lt;/span&gt;

  &lt;span style=&quot;color:#2e8b57; font-weight:bold&quot;&gt;if&lt;/span&gt; &lt;span style=&quot;color:#676767&quot;&gt;(&lt;/span&gt;fractal&lt;span style=&quot;color:#676767&quot;&gt;-&amp;gt;&lt;/span&gt;transformCommon&lt;span style=&quot;color:#676767&quot;&gt;.&lt;/span&gt;addCpixelEnabledFalse&lt;span style=&quot;color:#676767&quot;&gt;)&lt;/span&gt;
    aux&lt;span style=&quot;color:#676767&quot;&gt;.&lt;/span&gt;const_c &lt;span style=&quot;color:#676767&quot;&gt;=&lt;/span&gt; z&lt;span style=&quot;color:#676767&quot;&gt;;&lt;/span&gt;
&lt;span style=&quot;color:#676767&quot;&gt;}&lt;/span&gt;
&lt;/pre&gt;
&lt;/body&gt;</string>
        </property>
        <property name="wordWrap">
         <bool>true</bool>
        </property>
        <property name="openExternalLinks">
         <bool>true</bool>
        </property>
        <property name="textInteractionFlags">
         <set>Qt::LinksAccessibleByMouse|Qt::TextSelectableByMouse</set>
        </property>
       </widget>
      </item>
     </layout>
    </widget>
   </item>
   <item>
    <spacer name="verticalSpacer">
     <property name="orientation">
      <enum>Qt::Vertical</enum>
     </property>
     <property name="sizeHint" stdset="0">
      <size>
       <width>20</width>
       <height>40</height>
      </size>
     </property>
    </spacer>
   </item>
  </layout>
 </widget>
 <customwidgets>
  <customwidget>
   <class>MyDoubleSpinBox</class>
   <extends>QDoubleSpinBox</extends>
   <header>my_double_spin_box.h</header>
  </customwidget>
  <customwidget>
   <class>MyGroupBox</class>
   <extends>QGroupBox</extends>
   <header>my_group_box.h</header>
   <container>1</container>
  </customwidget>
  <customwidget>
   <class>MyCheckBox</class>
   <extends>QCheckBox</extends>
   <header>my_check_box.h</header>
  </customwidget>
 </customwidgets>
 <tabstops>
  <tabstop>groupCheck_info</tabstop>
 </tabstops>
 <resources/>
 <connections>
  <connection>
   <sender>checkBox_transf_function_enabledx</sender>
   <signal>toggled(bool)</signal>
   <receiver>spinbox4_transf_offset_2222_x</receiver>
   <slot>setEnabled(bool)</slot>
   <hints>
    <hint type="sourcelabel">
     <x>362</x>
     <y>44</y>
    </hint>
    <hint type="destinationlabel">
     <x>905</x>
     <y>93</y>
    </hint>
   </hints>
  </connection>
  <connection>
   <sender>checkBox_transf_function_enabledy_false</sender>
   <signal>toggled(bool)</signal>
   <receiver>spinbox4_transf_offset_2222_y</receiver>
   <slot>setEnabled(bool)</slot>
   <hints>
    <hint type="sourcelabel">
     <x>543</x>
     <y>44</y>
    </hint>
    <hint type="destinationlabel">
     <x>905</x>
     <y>121</y>
    </hint>
   </hints>
  </connection>
  <connection>
   <sender>checkBox_transf_function_enabledz_false</sender>
   <signal>toggled(bool)</signal>
   <receiver>spinbox4_transf_offset_2222_z</receiver>
   <slot>setEnabled(bool)</slot>
   <hints>
    <hint type="sourcelabel">
     <x>724</x>
     <y>44</y>
    </hint>
    <hint type="destinationlabel">
     <x>905</x>
     <y>149</y>
    </hint>
   </hints>
  </connection>
  <connection>
   <sender>checkBox_transf_function_enabledx</sender>
   <signal>toggled(bool)</signal>
   <receiver>spinbox4_transf_offsetA_1111_x</receiver>
   <slot>setEnabled(bool)</slot>
   <hints>
    <hint type="sourcelabel">
     <x>362</x>
     <y>63</y>
    </hint>
    <hint type="destinationlabel">
     <x>323</x>
     <y>251</y>
    </hint>
   </hints>
  </connection>
  <connection>
   <sender>checkBox_transf_function_enabledx</sender>
   <signal>toggled(bool)</signal>
   <receiver>spinbox4_transf_offsetB_1111_x</receiver>
   <slot>setEnabled(bool)</slot>
   <hints>
    <hint type="sourcelabel">
     <x>362</x>
     <y>63</y>
    </hint>
    <hint type="destinationlabel">
     <x>900</x>
     <y>251</y>
    </hint>
   </hints>
  </connection>
  <connection>
   <sender>checkBox_transf_function_enabledy_false</sender>
   <signal>toggled(bool)</signal>
   <receiver>spinbox4_transf_offsetA_1111_y</receiver>
   <slot>setEnabled(bool)</slot>
   <hints>
    <hint type="sourcelabel">
     <x>543</x>
     <y>63</y>
    </hint>
    <hint type="destinationlabel">
     <x>378</x>
     <y>279</y>
    </hint>
   </hints>
  </connection>
  <connection>
   <sender>checkBox_transf_function_enabledy_false</sender>
   <signal>toggled(bool)</signal>
   <receiver>spinbox4_transf_offsetB_1111_y</receiver>
   <slot>setEnabled(bool)</slot>
   <hints>
    <hint type="sourcelabel">
     <x>543</x>
     <y>63</y>
    </hint>
    <hint type="destinationlabel">
     <x>900</x>
     <y>279</y>
    </hint>
   </hints>
  </connection>
  <connection>
   <sender>checkBox_transf_function_enabledz_false</sender>
   <signal>toggled(bool)</signal>
   <receiver>spinbox4_transf_offsetA_1111_z</receiver>
   <slot>setEnabled(bool)</slot>
   <hints>
    <hint type="sourcelabel">
     <x>724</x>
     <y>63</y>
    </hint>
    <hint type="destinationlabel">
     <x>374</x>
     <y>307</y>
    </hint>
   </hints>
  </connection>
  <connection>
   <sender>checkBox_transf_function_enabledz_false</sender>
   <signal>toggled(bool)</signal>
   <receiver>spinbox4_transf_offsetB_1111_z</receiver>
   <slot>setEnabled(bool)</slot>
   <hints>
    <hint type="sourcelabel">
     <x>724</x>
     <y>63</y>
    </hint>
    <hint type="destinationlabel">
     <x>900</x>
     <y>307</y>
    </hint>
   </hints>
  </connection>
  <connection>
   <sender>checkBox_transf_function_enabledw_false</sender>
   <signal>toggled(bool)</signal>
   <receiver>spinbox4_transf_offsetA_1111_w</receiver>
   <slot>setEnabled(bool)</slot>
   <hints>
    <hint type="sourcelabel">
     <x>905</x>
     <y>63</y>
    </hint>
    <hint type="destinationlabel">
     <x>254</x>
     <y>335</y>
    </hint>
   </hints>
  </connection>
  <connection>
   <sender>checkBox_transf_function_enabledw_false</sender>
   <signal>toggled(bool)</signal>
   <receiver>spinbox4_transf_offsetB_1111_w</receiver>
   <slot>setEnabled(bool)</slot>
   <hints>
    <hint type="sourcelabel">
     <x>905</x>
     <y>63</y>
    </hint>
    <hint type="destinationlabel">
     <x>900</x>
     <y>335</y>
    </hint>
   </hints>
  </connection>
  <connection>
   <sender>checkBox_transf_function_enabledw_false</sender>
   <signal>toggled(bool)</signal>
   <receiver>spinbox4_transf_offset_2222_w</receiver>
   <slot>setEnabled(bool)</slot>
   <hints>
    <hint type="sourcelabel">
     <x>772</x>
     <y>49</y>
    </hint>
    <hint type="destinationlabel">
     <x>257</x>
     <y>170</y>
    </hint>
   </hints>
  </connection>
 </connections>
</ui>
